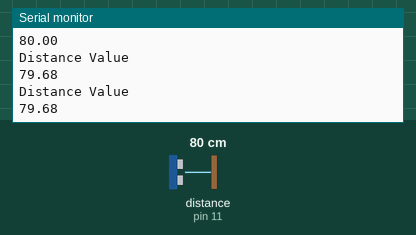
Simulated run of this sketch. Board: Arduino Uno, built with avr-gcc and run on an emulated ATmega328P. Shown: the last lines printed to the serial monitor. Wiring (inferred from the names in the program): ultrasonic range finder: trigger pin 9; echo pin 11. Inputs (shaded band) come from the test bench; at power-on: distance to the obstacle (sensor on pin 11) 80 cm. The echo pulse lasts 58.3 µs per cm.

Above: at 1.3 s.
1.4 s: distance to the obstacle (sensor on pin 11) set to 2 cm
At 1.83 s:
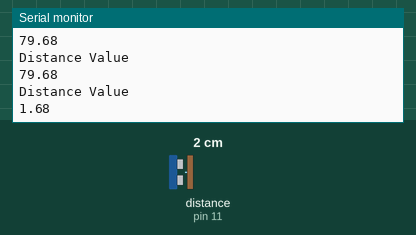
2.9 s: distance to the obstacle (sensor on pin 11) set to 4 cm
At 3.34 s:
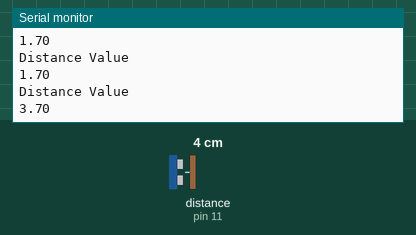
Timing chart, 0 to 5.9 s (numbered marks = the images above; inputs shaded):
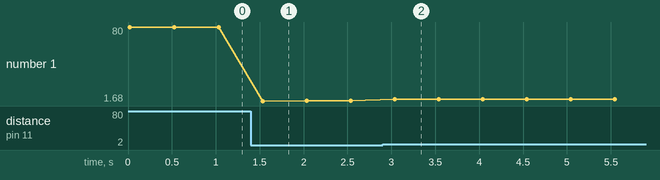

The sketch:

motion_sensor.ino
```cpp
int Trig=9;
int Echo=11;
float Duration;
float Distance;
void setup() {
  // put your setup code here, to run once:
Serial.begin(9600);
pinMode(Trig, OUTPUT);
pinMode(Echo, INPUT);


}

void loop() {
  // put your main code here, to run repeatedly:
 {
digitalWrite(Trig, LOW);
delayMicroseconds(5);
digitalWrite(Trig, HIGH);
delayMicroseconds(10);
digitalWrite(Trig, LOW);

Duration=pulseIn(Echo, HIGH);
Distance=(Duration/2)*0.0343;


Serial.println("Distance Value");
Serial.println(Distance);
delay(500);
 }


  }
```

Measured:
- after the input at 1.4 s, the serial monitor: prints a new line after 0.13 s (image 1)
- after the input at 2.9 s, the serial monitor: prints a new line after 0.14 s (image 2)
- plotted number 1: 79.68 → 1.7 after the input at 1.4 s, 1.7 → 3.7 after the input at 2.9 s
